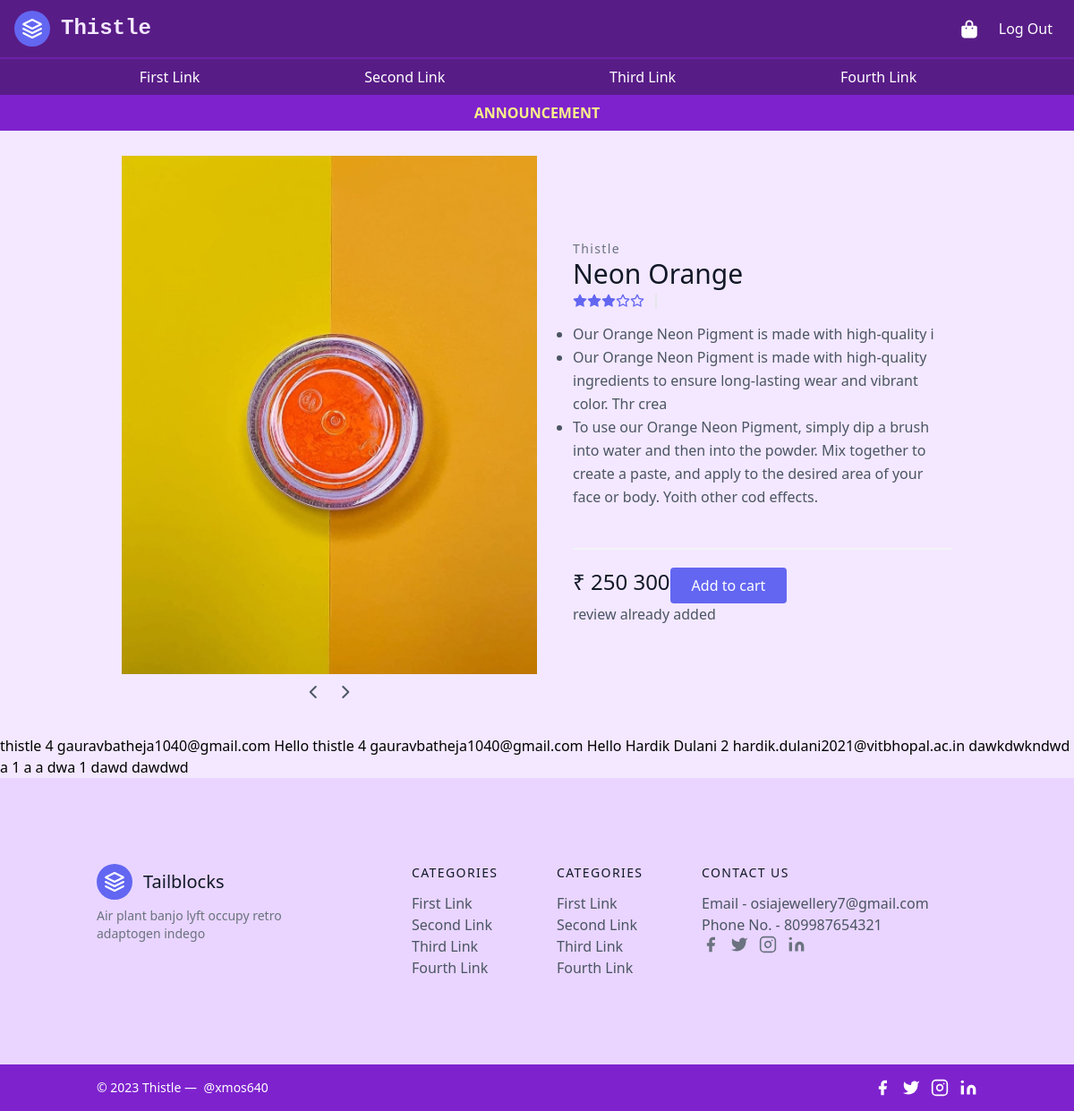
The app's page /products/1 (signed in) with its own data.
### main/models.py (models this page shows, shortened)
class prod_images(models.Model):
    prod = models.ForeignKey(Product, default=None, on_delete=models.CASCADE)
    images = models.FileField(upload_to = 'images/')

class Product(models.Model):
    product_id = models.AutoField(primary_key=True)
    product_name = models.CharField(max_length=50)
    category = models.CharField(max_length=50, default="")
    subcategory = models.CharField(max_length=50,default="")
    size = models.CharField(max_length=200,default="")
    mrp = models.CharField(max_length = 200, default="")
    sale_price = models.CharField(max_length =200,default ="")
    desc = models.CharField(max_length=5000,default="")
    desc2 = models.CharField(max_length=5000,default='')
    pub_date = models.DateField()
    image = models.FileField(upload_to="images/",default="")
    availabilty = models.IntegerField(default=1)
    directions = models.CharField(max_length=4000,default="")

class Review(models.Model):
    product =  models.CharField(max_length=100,default="")
    email = models.CharField(max_length=250,default="")
    name = models.CharField(max_length=250,default="")
    comment = models. TextField(max_length=5000)
    rate = models. IntegerField(default=0)
    created_at = models.DateTimeField(auto_now_add=True)

### main/views.py (the view, shortened to what this page needs)
# urls.py: path('products/<int:myid>',views.productview,name="ProductView")
def productview(request,myid):
    product = Product.objects.filter(product_id=myid).values()
    photos = prod_images.objects.filter(prod=myid)
    this_reviews = Review.objects.filter(product=myid).values()
    emails = []
    for i in this_reviews:
        emails.append(i['email'])
    if request.user.email in emails:
        done=True
    else:
        done =False
    total = 0
    ratings=0
    for review in this_reviews:
        total+=1
        ratings+=review['rate']
    def myround(x, base=1):
        return base * round(float(x) / base)
    star_count= myround(ratings/total)
    print(ratings/total)
    stars = [ 1  if i<=star_count else 0 for i in range(5) ]
    print(stars)
    return render(request,'prodview.html',{
        'product':product[0],
        'product_id':myid,
        'photos':photos,
        'reviews':this_reviews,
        'done':done,
        'stars':stars
    })

### main/templates/prodview.html (shortened to what this page needs)
{% extends 'basic.html' %}
{% block body %}
<section class="text-gray-600 body-font overflow-hidden">
  <div class="w-full px-5 py-7 mx-auto">
    <div class="lg:w-4/5 mx-auto flex flex-wrap items-center">
      <div class="md:w-1/2 w-full overflow-hidden">
        <div class="flex flex-row flex-nowrap relative items-center flex-auto h-fit slider transition ease-out delay-150 duration-500">
          {% for p in photos %}
        <img src="{{p.images.url}}" class="slide w-full" alt="prod1">
        {% endfor %}
        </div>
        <div class="text-center">
       <button class=" hover:bg-purple-200 p-2" onclick="prev()"><i class="fa-solid fa-chevron-left"></i></button>&nbsp <button class=" hover:bg-purple-200 p-2" onclick="next()"><i class="fa-solid fa-chevron-right"></i></button>
      </div>
      </div>
        <div class="lg:w-1/2 w-full lg:pl-10 lg:py-6 mt-6 lg:mt-0">
          <h2 class="text-sm title-font text-gray-500 tracking-widest" id="redirect">Thistle</h2>
          <h1 class="text-gray-900 text-3xl title-font font-medium mb-1" id="name">{{product.product_name}}</h1>
          <div class="flex mb-4">
            <span class="flex items-center">
              {% for i in stars %}
              {% if i %}
              <svg fill="currentColor" stroke="currentColor" stroke-linecap="round" stroke-linejoin="round" stroke-width="2" class="w-4 h-4 text-indigo-500" viewBox="0 0 24 24">
                <path d="M12 2l3.09 6.26L22 9.27l-5 4.87 1.18 6.88L12 17.77l-6.18 3.25L7 14.14 2 9.27l6.91-1.01L12 2z"></path>
              </svg>
              {% else %}
              <svg fill="none" stroke="currentColor" stroke-linecap="round" stroke-linejoin="round" stroke-width="2" class="w-4 h-4 text-indigo-500" viewBox="0 0 24 24">
                <path d="M12 2l3.09 6.26L22 9.27l-5 4.87 1.18 6.88L12 17.77l-6.18 3.25L7 14.14 2 9.27l6.91-1.01L12 2z"></path>
              </svg>
              {% endif %}
              {% endfor %}
            </span>
            <span class="flex ml-3 pl-3 py-2 border-l-2 border-gray-200 space-x-2s">
            </span>
          </div>
          <ul class="list-disc">
          <li><p class="leading-relaxed">{{product.desc}}</p></li>
        <li><p class="leading-relaxed">{{product.desc2}}</p></li>
        <li><p class="leading-relaxed">{{product.directions}}</p></li>
        </ul>
          <div class="flex mt-6 items-center pb-5 border-b-2 border-gray-100 mb-5">
          </div>
          <div class="flex">
            <span class="title-font font-medium text-2xl text-gray-900" > &#8377 <span id="price"> {{product.sale_price}} </span><span id="mrp"> {{product.mrp}}</span></span>
            {% if product.availabilty %}
            <span id="atc" class="divpr"> <button class=" cart flex ml-auto text-white bg-indigo-500 border-0 py-2 px-6 focus:outline-none hover:bg-indigo-600 rounded">Add to cart</button></span>
            {% else %}
            <button disabled class=" cart flex ml-auto text-white bg-indigo-500 border-0 py-2 px-6 focus:outline-none hover:bg-indigo-600 rounded">Out of stock</button>
            {% endif %}
          </div>
          {% if done %}
          review already added
          {% endif %}
        </div>
      </div>
    </div>
  </section>
  {% for i in reviews %}
  {{i.name}}
  {{i.rate}}
  {{i.email}}
  {{i.comment}}
  {% endfor%}
{% endblock %}

### main/templates/basic.html (shortened to what this page needs)
<!DOCTYPE html>
<!DOCTYPE html>
<html lang="en">
    {% load static %}
    {% load socialaccount %}
<head>
    <link rel="stylesheet" href="https://cdnjs.cloudflare.com/ajax/libs/font-awesome/6.1.1/css/all.min.css" />
    <script src="https://cdn.tailwindcss.com"></script>
</head>
<body class="bg-purple-100 ">
 <header class="text-white  body-font ">
        <div class="w-full bg-purple-900 flex flex-wrap flex-col md:flex-row items-center border-b-2 border-purple-800">
         <div class=" w-full p-3 flex flex-nowrap ">
          <a class="flex title-font font-medium items-center text-purple-100 ml-1 md:mb-0" href="#">
            <svg xmlns="http://www.w3.org/2000/svg" fill="none" stroke="currentColor" stroke-linecap="round" stroke-linejoin="round" stroke-width="2" class="w-10 h-10 text-white p-2 bg-indigo-500 rounded-full" viewBox="0 0 24 24">
              <path d="M12 2L2 7l10 5 10-5-10-5zM2 17l10 5 10-5M2 12l10 5 10-5"></path>
            </svg>
            <span class="ml-3 text-2xl font-bold font-mono">Thistle</span>
          </a>
          <div class="ml-auto flex items-center ">
          <button class=" border-0  px-3 focus:outline-none hover:scale-110 rounded text-base md:mt-0 text-white transition ease-out delay-150 duration-500"><i class="fa-solid fa-bag-shopping fa-lg"></i>
          </button>
          {% if user.is_authenticated%}
          <a href="/logout"><button class=" border-0  px-3 focus:outline-none hover:scale-110 rounded text-base md:mt-0 transition ease-out delay-150 duration-500">Log Out
          </button></a>
          {% else %}
          {% csrf_token %}
          <a href="{% provider_login_url "google" %}"><button class=" border-0  px-3 focus:outline-none hover:scale-110 rounded text-base md:mt-0 transition ease-out delay-150 duration-500">Log In
          </button></a>
          {% endif %}
          </div>
         </div>
        </div>
        <nav class="md:ml-auto bg-purple-900 flex flex-wrap flex-row md:opacity-100  md:mt-0 nav text-base overflow-hidden items-center md:justify-evenly justify-center ">
          <a class="md:mr-5 hover:scale-110 p-2 transition ease-out delay-150 duration-500"href="#">First Link</a>
          <a class="md:mr-5 hover:scale-110 p-2 transition ease-out delay-150 duration-500"href="#">Second Link</a>
          <a class="md:mr-5 hover:scale-110 p-2 transition ease-out delay-150 duration-500"href="#">Third Link</a>
          <a class="md:mr-5 hover:scale-110 p-2 transition ease-out delay-150 duration-500"href="#">Fourth Link</a>
        </nav>
        <div class="bg-purple-700 text-center p-2 w-full uppercase font-bold "><span class="animate-pulse text-yellow-200">Announcement</span></div>
      </header>
      {% block body %}
      {% endblock %}
     <footer class="text-gray-600 bg-purple-200 body-font">
        <div class="container px-5 py-24 mx-auto flex md:items-center lg:items-start md:flex-row md:flex-nowrap flex-wrap flex-col">
          <div class="w-64 flex-shrink-0 md:mx-0 mx-auto text-center md:text-left">
            <a class="flex title-font font-medium items-center md:justify-start justify-center text-gray-900">
              <svg xmlns="http://www.w3.org/2000/svg" fill="none" stroke="currentColor" stroke-linecap="round" stroke-linejoin="round" stroke-width="2" class="w-10 h-10 text-white p-2 bg-indigo-500 rounded-full" viewBox="0 0 24 24">
                <path d="M12 2L2 7l10 5 10-5-10-5zM2 17l10 5 10-5M2 12l10 5 10-5"></path>
              </svg>
              <span class="ml-3 text-xl">Tailblocks</span>
            </a>
            <p class="mt-2 text-sm text-gray-500">Air plant banjo lyft occupy retro adaptogen indego</p>
          </div>
          <div class="flex-grow flex flex-wrap md:pl-20 -mb-10 md:mt-0 mt-10 md:text-left text-center">
            <div class="lg:w-1/4 md:w-1/2 w-full px-4">
              <h2 class="title-font font-medium text-gray-900 tracking-widest text-sm mb-3">CATEGORIES</h2>
              <nav class="list-none mb-10">
                <li>
                  <a class="text-gray-600 hover:text-gray-800">First Link</a>
                </li>
                <li>
                  <a class="text-gray-600 hover:text-gray-800">Second Link</a>
                </li>
                <li>
                  <a class="text-gray-600 hover:text-gray-800">Third Link</a>
                </li>
                <li>
                  <a class="text-gray-600 hover:text-gray-800">Fourth Link</a>
                </li>
              </nav>
            </div>
            <div class="lg:w-1/4 md:w-1/2 w-full px-4">
              <h2 class="title-font font-medium text-gray-900 tracking-widest text-sm mb-3">CATEGORIES</h2>
              <nav class="list-none mb-10">
                <li>
                  <a class="text-gray-600 hover:text-gray-800">First Link</a>
                </li>
                <li>
                  <a class="text-gray-600 hover:text-gray-800">Second Link</a>
                </li>
                <li>
                  <a class="text-gray-600 hover:text-gray-800">Third Link</a>
                </li>
                <li>
                  <a class="text-gray-600 hover:text-gray-800">Fourth Link</a>
                </li>
              </nav>
            </div>
            <div class="lg:w-2/4 md:w-1/2 w-full px-4">
              <h2 class="title-font font-medium text-gray-900 tracking-widest text-sm mb-3">CONTACT US</h2>
              <nav class="list-none mb-10">
                <li>
                  Email - osiajewellery7@gmail.com
                </li>
                <li>
                  Phone No. - 809987654321
                </li>
                <li>
                  <span class="inline-flex sm:ml-auto sm:mt-0 mt-2 justify-center sm:justify-start">
                    <a class="text-gray-500">
                      <svg fill="currentColor" stroke-linecap="round" stroke-linejoin="round" stroke-width="2" class="w-5 h-5" viewBox="0 0 24 24">
                        <path d="M18 2h-3a5 5 0 00-5 5v3H7v4h3v8h4v-8h3l1-4h-4V7a1 1 0 011-1h3z"></path>
                      </svg>
                    </a>
                    <a class="ml-3 text-gray-500">
                      <svg fill="currentColor" stroke-linecap="round" stroke-linejoin="round" stroke-width="2" class="w-5 h-5" viewBox="0 0 24 24">
                        <path d="M23 3a10.9 10.9 0 01-3.14 1.53 4.48 4.48 0 00-7.86 3v1A10.66 10.66 0 013 4s-4 9 5 13a11.64 11.64 0 01-7 2c9 5 20 0 20-11.5a4.5 4.5 0 00-.08-.83A7.72 7.72 0 0023 3z"></path>
                      </svg>
                    </a>
                    <a class="ml-3 text-gray-500">
                      <svg fill="none" stroke="currentColor" stroke-linecap="round" stroke-linejoin="round" stroke-width="2" class="w-5 h-5" viewBox="0 0 24 24">
                        <rect width="20" height="20" x="2" y="2" rx="5" ry="5"></rect>
                        <path d="M16 11.37A4 4 0 1112.63 8 4 4 0 0116 11.37zm1.5-4.87h.01"></path>
                      </svg>
                    </a>
                    <a class="ml-3 text-gray-500">
                      <svg fill="currentColor" stroke="currentColor" stroke-linecap="round" stroke-linejoin="round" stroke-width="0" class="w-5 h-5" viewBox="0 0 24 24">
                        <path stroke="none" d="M16 8a6 6 0 016 6v7h-4v-7a2 2 0 00-2-2 2 2 0 00-2 2v7h-4v-7a6 6 0 016-6zM2 9h4v12H2z"></path>
                        <circle cx="4" cy="4" r="2" stroke="none"></circle>
                      </svg>
                    </a>
                  </span>
                </li>
              </nav>
            </div>
          </div>
        </div>
        <div class="bg-purple-700">
          <div class="container mx-auto py-4 px-5 flex flex-wrap flex-col sm:flex-row">
            <p class="text-white text-sm text-center sm:text-left">© 2023 Thistle —
              <a href="https://twitter.com/640Xmos" rel="noopener noreferrer" class="text-white ml-1" target="_blank">@xmos640</a>
            </p>
            <span class="inline-flex sm:ml-auto sm:mt-0 mt-2 justify-center sm:justify-start">
              <a class="text-white">
                <svg fill="currentColor" stroke-linecap="round" stroke-linejoin="round" stroke-width="2" class="w-5 h-5" viewBox="0 0 24 24">
                  <path d="M18 2h-3a5 5 0 00-5 5v3H7v4h3v8h4v-8h3l1-4h-4V7a1 1 0 011-1h3z"></path>
                </svg>
              </a>
              <a class="ml-3 text-white">
                <svg fill="currentColor" stroke-linecap="round" stroke-linejoin="round" stroke-width="2" class="w-5 h-5" viewBox="0 0 24 24">
                  <path d="M23 3a10.9 10.9 0 01-3.14 1.53 4.48 4.48 0 00-7.86 3v1A10.66 10.66 0 013 4s-4 9 5 13a11.64 11.64 0 01-7 2c9 5 20 0 20-11.5a4.5 4.5 0 00-.08-.83A7.72 7.72 0 0023 3z"></path>
                </svg>
              </a>
              <a class="ml-3 text-white">
                <svg fill="none" stroke="currentColor" stroke-linecap="round" stroke-linejoin="round" stroke-width="2" class="w-5 h-5" viewBox="0 0 24 24">
                  <rect width="20" height="20" x="2" y="2" rx="5" ry="5"></rect>
                  <path d="M16 11.37A4 4 0 1112.63 8 4 4 0 0116 11.37zm1.5-4.87h.01"></path>
                </svg>
              </a>
              <a class="ml-3 text-white">
                <svg fill="currentColor" stroke="currentColor" stroke-linecap="round" stroke-linejoin="round" stroke-width="0" class="w-5 h-5" viewBox="0 0 24 24">
                  <path stroke="none" d="M16 8a6 6 0 016 6v7h-4v-7a2 2 0 00-2-2 2 2 0 00-2 2v7h-4v-7a6 6 0 016-6zM2 9h4v12H2z"></path>
                  <circle cx="4" cy="4" r="2" stroke="none"></circle>
                </svg>
              </a>
            </span>
          </div>
        </div>
      </footer>
</body>

### records on screen
prod_images: images (picture)
Product: product_name "Neon Orange", desc "Our Orange Neon Pigment is made with high-quality i", desc2 "Our Orange Neon Pigment is made with high-quality ingredients to ensure long-lasting wear and vibrant color. Thr crea", directions "To use our Orange Neon Pigment, simply dip a brush into water and then into the powder. Mix together to create a paste, and apply to the desired area of your face or body. Yoith other cod effects.", sale_price "250", mrp "300"
Review: name "thistle", rate "4", email "gauravbatheja1040@gmail.com", comment "Hello"
Review: name "thistle", rate "4", email "gauravbatheja1040@gmail.com", comment "Hello"
Review: name "Hardik Dulani", rate "2", email "hardik.dulani2021@vitbhopal.ac.in", comment "dawkdwkndwd"
Review: name "a", rate "1", email "a", comment "a"
Review: name "dwa", rate "1", email "dawd", comment "dawdwd"
